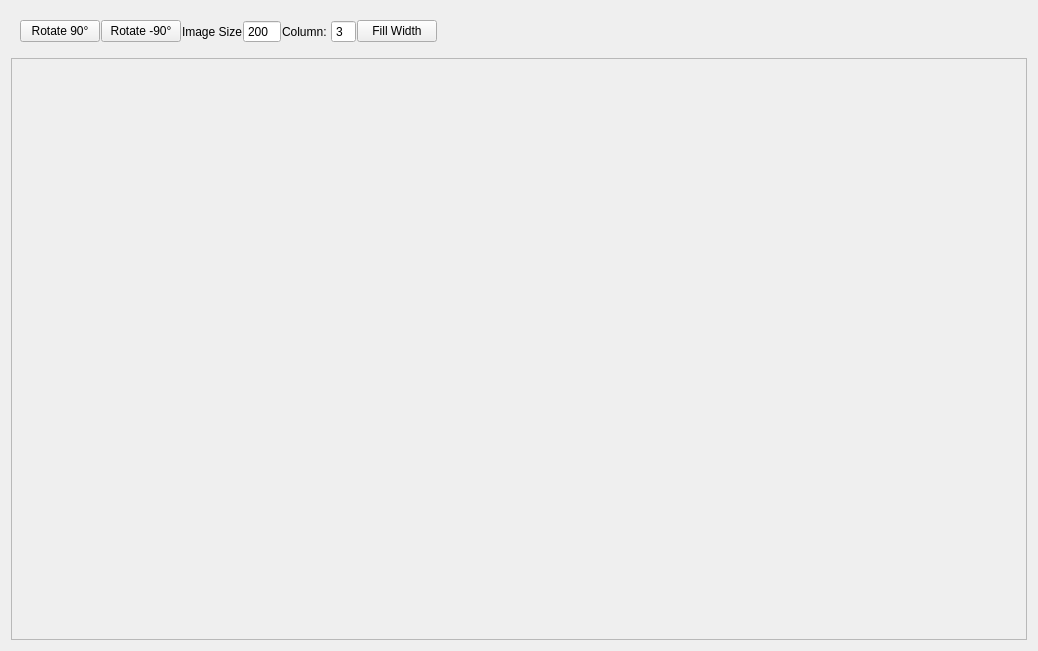
<?xml version="1.0" encoding="UTF-8"?>
<ui version="4.0">
 <class>ImageGridWidget</class>
 <widget class="QWidget" name="ImageGridWidget">
  <property name="geometry">
   <rect>
    <x>0</x>
    <y>0</y>
    <width>1038</width>
    <height>651</height>
   </rect>
  </property>
  <property name="windowTitle">
   <string>Form</string>
  </property>
  <layout class="QVBoxLayout" name="verticalLayout">
   <item>
    <widget class="QWidget" name="widget" native="true">
     <property name="sizePolicy">
      <sizepolicy hsizetype="Preferred" vsizetype="Preferred">
       <horstretch>0</horstretch>
       <verstretch>0</verstretch>
      </sizepolicy>
     </property>
     <layout class="QHBoxLayout" name="horizontalLayout">
      <property name="spacing">
       <number>1</number>
      </property>
      <item>
       <widget class="QPushButton" name="pushButton">
        <property name="sizePolicy">
         <sizepolicy hsizetype="Minimum" vsizetype="Fixed">
          <horstretch>0</horstretch>
          <verstretch>0</verstretch>
         </sizepolicy>
        </property>
        <property name="text">
         <string>Rotate 90°</string>
        </property>
       </widget>
      </item>
      <item>
       <widget class="QPushButton" name="pushButton_2">
        <property name="text">
         <string>Rotate -90°</string>
        </property>
       </widget>
      </item>
      <item>
       <widget class="QLabel" name="label">
        <property name="text">
         <string>Image Size</string>
        </property>
       </widget>
      </item>
      <item>
       <widget class="QSpinBox" name="sizeBox">
        <property name="buttonSymbols">
         <enum>QAbstractSpinBox::ButtonSymbols::NoButtons</enum>
        </property>
        <property name="minimum">
         <number>1</number>
        </property>
        <property name="maximum">
         <number>9999</number>
        </property>
        <property name="value">
         <number>200</number>
        </property>
       </widget>
      </item>
      <item>
       <widget class="QLabel" name="label_2">
        <property name="text">
         <string>Column: </string>
        </property>
       </widget>
      </item>
      <item>
       <widget class="QSpinBox" name="spinBox_2">
        <property name="buttonSymbols">
         <enum>QAbstractSpinBox::ButtonSymbols::NoButtons</enum>
        </property>
        <property name="value">
         <number>3</number>
        </property>
       </widget>
      </item>
      <item>
       <widget class="QPushButton" name="pushButton_7">
        <property name="text">
         <string>Fill Width</string>
        </property>
       </widget>
      </item>
      <item>
       <spacer name="horizontalSpacer">
        <property name="orientation">
         <enum>Qt::Orientation::Horizontal</enum>
        </property>
        <property name="sizeHint" stdset="0">
         <size>
          <width>40</width>
          <height>20</height>
         </size>
        </property>
       </spacer>
      </item>
     </layout>
    </widget>
   </item>
   <item>
    <widget class="QScrollArea" name="scrollArea">
     <property name="sizePolicy">
      <sizepolicy hsizetype="Expanding" vsizetype="Expanding">
       <horstretch>0</horstretch>
       <verstretch>0</verstretch>
      </sizepolicy>
     </property>
     <property name="widgetResizable">
      <bool>true</bool>
     </property>
     <widget class="QWidget" name="scrollAreaWidgetContents">
      <property name="geometry">
       <rect>
        <x>0</x>
        <y>0</y>
        <width>1018</width>
        <height>18</height>
       </rect>
      </property>
      <property name="sizePolicy">
       <sizepolicy hsizetype="Preferred" vsizetype="Fixed">
        <horstretch>0</horstretch>
        <verstretch>0</verstretch>
       </sizepolicy>
      </property>
      <layout class="QGridLayout" name="gridLayout">
       <property name="spacing">
        <number>5</number>
       </property>
      </layout>
     </widget>
    </widget>
   </item>
  </layout>
 </widget>
 <resources/>
 <connections/>
</ui>
